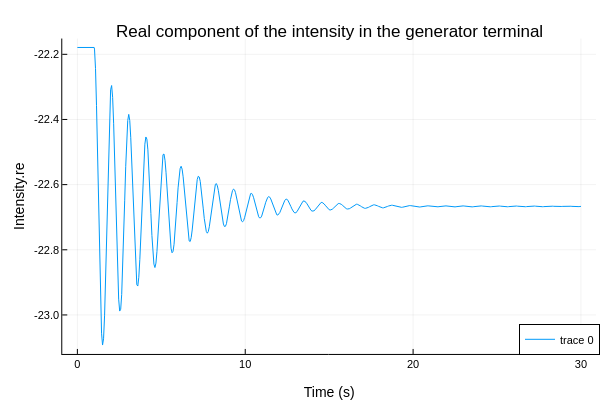

Here is the notebook cell this chart was saved with:
### Code cell
# Modify the line1 reactance
setParameters(SMIB, ["line1.XPu = " * string(myXpu)])
buildModel(SMIB)

# Run the simulation of the dynamic model
resultfile_name = string("SMIB_base", ".csv")
simulate(SMIB,resultfile = resultfile_name,
                simflags = "-override=outputFormat=csv")
resultfile = joinpath(getWorkDirectory(SMIB), resultfile_name)
df = DataFrame(CSV.File(resultfile));

# Plot the real component of the intensity in the generator terminal
plotlyjs()
p2 = plot(df[!, "time"], df[!, "generatorSynchronous.terminal.i.re"], label=["Generator i.re"])
plot!(p2, legend=:bottomright, titlefontsize=12, labelfontsize=10)
title!(p2, "Real component of the intensity in the generator terminal")
xlabel!(p2, "Time (s)")
ylabel!(p2, "Intensity.re")

### Figure 1 — Plotly figure (JSON) as saved in the notebook; plotly's stock layout.template omitted (floating-point values rounded to 4 significant figures; data arrays with more than 128 entries replaced by an {"elided": "..."} marker saying what was removed)
{"data": [{"colorbar": {"len": 0.8761, "title": "", "x": 0.9934, "y": 0.5104}, "legendgroup": ["Generator i.re"], "line": {"color": "rgba(0, 154, 250, 1.000)", "dash": "solid", "shape": "linear", "width": 1}, "mode": "lines", "name": ["Generator i.re"], "showlegend": true, "type": "scatter", "x": {"elided": "504 float values"}, "xaxis": "x", "y": {"elided": "504 float values"}, "yaxis": "y"}], "layout": {"annotations": [{"font": {"color": "rgba(0, 0, 0, 1.000)", "family": "sans-serif", "size": 17}, "rotation": 0, "showarrow": false, "text": "Real component of the intensity in the generator terminal", "x": 0.5486, "xanchor": "center", "xref": "paper", "y": 1, "yanchor": "top", "yref": "paper"}], "height": 400, "legend": {"bgcolor": "rgba(255, 255, 255, 1.000)", "bordercolor": "rgba(0, 0, 0, 1.000)", "borderwidth": 1, "font": {"color": "rgba(0, 0, 0, 1.000)", "family": "sans-serif", "size": 11}, "title": {"font": {"color": "rgba(0, 0, 0, 1.000)", "family": "sans-serif", "size": 15}, "text": ""}, "tracegroupgap": 0, "traceorder": "normal", "x": 1, "xanchor": "right", "y": 0.07, "yanchor": "bottom"}, "margin": {"b": 20, "l": 0, "r": 0, "t": 20}, "paper_bgcolor": "rgba(255, 255, 255, 1.000)", "plot_bgcolor": "rgba(255, 255, 255, 1.000)", "showlegend": true, "width": 600, "xaxis": {"anchor": "y", "domain": [0.1038, 0.9934], "gridcolor": "rgba(0, 0, 0, 0.100)", "gridwidth": 0.5, "linecolor": "rgba(0, 0, 0, 1.000)", "mirror": false, "range": [-0.9, 30.9], "showgrid": true, "showline": true, "showticklabels": true, "tickangle": 0, "tickcolor": "rgb(0, 0, 0)", "tickfont": {"color": "rgba(0, 0, 0, 1.000)", "family": "sans-serif", "size": 11}, "tickmode": "array", "ticks": "inside", "ticktext": ["0", "10", "20", "30"], "tickvals": [0, 10, 20, 30], "title": "Time (s)", "titlefont": {"color": "rgba(0, 0, 0, 1.000)", "family": "sans-serif", "size": 14}, "type": "-", "visible": true, "zeroline": false, "zerolinecolor": "rgba(0, 0, 0, 1.000)"}, "yaxis": {"anchor": "x", "domain": [0.07234, 0.9485], "gridcolor": "rgba(0, 0, 0, 0.100)", "gridwidth": 0.5, "linecolor": "rgba(0, 0, 0, 1.000)", "mirror": false, "range": [-23.12, -22.15], "showgrid": true, "showline": true, "showticklabels": true, "tickangle": 0, "tickcolor": "rgb(0, 0, 0)", "tickfont": {"color": "rgba(0, 0, 0, 1.000)", "family": "sans-serif", "size": 11}, "tickmode": "array", "ticks": "inside", "ticktext": ["-23.0", "-22.8", "-22.6", "-22.4", "-22.2"], "tickvals": [-23, -22.8, -22.6, -22.4, -22.2], "title": "Intensity.re", "titlefont": {"color": "rgba(0, 0, 0, 1.000)", "family": "sans-serif", "size": 14}, "type": "-", "visible": true, "zeroline": false, "zerolinecolor": "rgba(0, 0, 0, 1.000)"}}}
